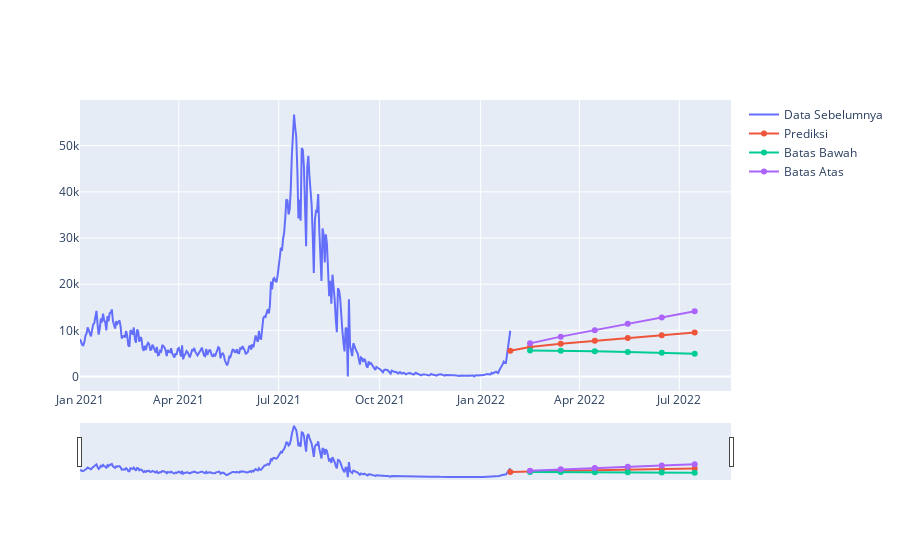

Notebook source saved alongside this figure:
### Code cell
# Melihat hasil forecastingnya
fig = go.Figure([go.Scatter(name ='Data Sebelumnya', x = df_idn['date'], y = df_idn['new_cases'])])
fig.add_traces([go.Scatter(name ='Prediksi', x = df_forecast_2['date'], y = df_forecast_2['new_cases_smoothed'])])
fig.add_traces([go.Scatter(name ='Batas Bawah', x = df_forecast_3['date'], y = df_forecast_3['lower_bound'])])
fig.add_traces([go.Scatter(name ='Batas Atas', x = df_forecast_3['date'], y = df_forecast_3['upper_bound'])])

fig.update_xaxes(rangeslider_visible = True)
fig.show()

### Figure 1 — Plotly figure (JSON) as saved in the notebook; plotly's stock layout.template omitted (floating-point values rounded to 4 significant figures; data arrays with more than 128 entries replaced by an {"elided": "..."} marker saying what was removed)
{"data": [{"name": "Data Sebelumnya", "type": "scatter", "x": {"elided": "393 str values"}, "y": {"elided": "393 int values"}}, {"name": "Prediksi", "type": "scatter", "x": ["2022-01-28", "2022-02-15T00:00:00", "2022-03-15T00:00:00", "2022-04-15T00:00:00", "2022-05-15T00:00:00", "2022-06-15T00:00:00", "2022-07-15T00:00:00"], "y": [5561, 6390.0, 7101.0, 7747.0, 8356.0, 8947.0, 9526.0]}, {"name": "Batas Bawah", "type": "scatter", "x": ["2022-02-15T00:00:00", "2022-03-15T00:00:00", "2022-04-15T00:00:00", "2022-05-15T00:00:00", "2022-06-15T00:00:00", "2022-07-15T00:00:00"], "y": [5611.0, 5574.0, 5454.0, 5294.0, 5111.0, 4913.0]}, {"name": "Batas Atas", "type": "scatter", "x": ["2022-02-15T00:00:00", "2022-03-15T00:00:00", "2022-04-15T00:00:00", "2022-05-15T00:00:00", "2022-06-15T00:00:00", "2022-07-15T00:00:00"], "y": [7170.0, 8628.0, 10040.0, 11420.0, 12780.0, 14140.0]}], "layout": {"xaxis": {"rangeslider": {"visible": true}}}}
